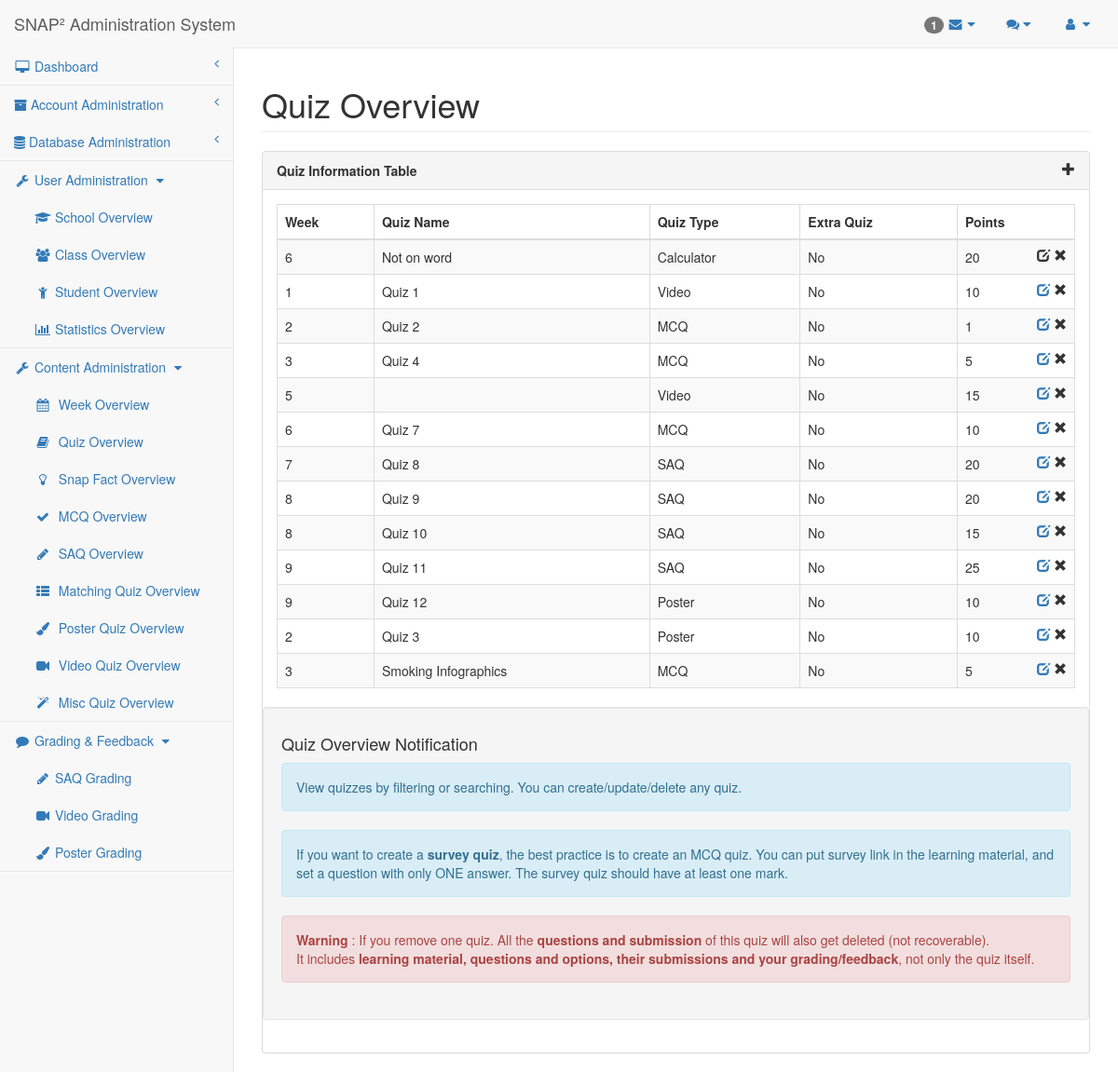
Page /researcher/quiz.php (signed in) on the committed database.
### tables this page shows
CREATE TABLE `quiz` (
  `QuizID` mediumint(9) NOT NULL AUTO_INCREMENT,
  `Week` mediumint(9) DEFAULT NULL,
  `QuizType` enum('SAQ','MCQ','Matching','Poster','Misc') DEFAULT NULL,
  `ExtraQuiz` tinyint(1) DEFAULT 0,
  `TopicID` mediumint(9) DEFAULT NULL,
  `QuizName` text DEFAULT NULL,
  PRIMARY KEY (`QuizID`),
  KEY `Quiz_TopicID_FK` (`TopicID`),
  CONSTRAINT `Quiz_TopicID_FK` FOREIGN KEY (`TopicID`) REFERENCES `topic` (`TopicID`) ON DELETE CASCADE ON UPDATE CASCADE
);

CREATE TABLE `misc_section` (
  `QuizID` mediumint(9) NOT NULL DEFAULT 0,
  `QuizSubType` text DEFAULT NULL,
  `Points` mediumint(9) DEFAULT NULL,
  PRIMARY KEY (`QuizID`),
  CONSTRAINT `Misc_Section_QuizID_FK` FOREIGN KEY (`QuizID`) REFERENCES `quiz` (`QuizID`) ON DELETE CASCADE ON UPDATE CASCADE
);

CREATE TABLE `mcq_section` (
  `QuizID` mediumint(9) NOT NULL DEFAULT 0,
  `Points` mediumint(9) DEFAULT 0,
  PRIMARY KEY (`QuizID`),
  CONSTRAINT `MCQ_Section_QuizID_FK` FOREIGN KEY (`QuizID`) REFERENCES `quiz` (`QuizID`) ON DELETE CASCADE ON UPDATE CASCADE
);

CREATE TABLE `poster_section` (
  `QuizID` mediumint(9) NOT NULL DEFAULT 0,
  `Title` text DEFAULT NULL,
  `Description` text DEFAULT NULL,
  `Points` mediumint(9) DEFAULT NULL,
  PRIMARY KEY (`QuizID`),
  CONSTRAINT `Poster_Section_QuizID_FK` FOREIGN KEY (`QuizID`) REFERENCES `quiz` (`QuizID`) ON DELETE CASCADE ON UPDATE CASCADE
);

### researcher/researcher-lib.php (called while the page is built, shortened)
<?php
require_once("../mysql-lib.php");
$editableQuizTypeArr = array('MCQ', 'SAQ', 'Matching', 'Poster', 'Video');
$miscQuizTypeArr = array('Calculator');
$pageName = basename($_SERVER['SCRIPT_FILENAME'], '.php');
$pageNameForView = getPageNameForView($pageName);
function getPageNameForView($pageName)
{
    $pageNameForView = str_replace('-', ' ', str_replace('editor', '', $pageName));
    $pageNameForView = str_replace('mcq', 'Multiple Choice Quiz', $pageNameForView);
    return ucwords($pageNameForView);
}
?>

### mysql-lib.php (called while the page is built, shortened)
<?php
function getQuizzes(PDO $conn)
{
    return getRecords($conn, "Quiz", array("Topic"));
}
function getQuizPoints(PDO $conn, $quizID)
{
    $pointsBySection = array('MCQ', 'Matching', 'Poster', 'Misc');
    $pointsByQuestion = array('SAQ', 'Video', 'Image');
    $points = 0;
    $quizTypeSql = "SELECT COUNT(*) FROM Quiz WHERE QuizID = ?";
    $quizTypeQuery = $conn->prepare($quizTypeSql);
    $quizTypeQuery->execute(array($quizID));
    if ($quizTypeQuery->fetchColumn() > 0) {
        $quizTypeSql = "SELECT QuizType FROM Quiz WHERE QuizID = ?";
        $quizTypeQuery = $conn->prepare($quizTypeSql);
        $quizTypeQuery->execute(array($quizID));
        $quizTypeResult = $quizTypeQuery->fetch(PDO::FETCH_OBJ);
        $quizType = $quizTypeResult->QuizType;
        if (in_array($quizType, $pointsBySection)) {
            $pointsSql = "SELECT Points AS SumPoints FROM Quiz NATURAL JOIN " . $quizType . "_Section WHERE QuizID = ?";
        } else if (in_array($quizType, $pointsByQuestion)) {
            $pointsSql = "SELECT SUM(Points) AS SumPoints FROM Quiz NATURAL JOIN SAQ_Section NATURAL JOIN SAQ_Question WHERE QuizID = ?";
        } else {
            throw new Exception("Unexpected Quiz Type. QuizID: " . $quizID);
        }
        $pointsQuery = $conn->prepare($pointsSql);
        $pointsQuery->execute(array($quizID));
        $pointsResult = $pointsQuery->fetch(PDO::FETCH_OBJ);
        if (strlen($pointsResult->SumPoints) > 0) {
            $points = $pointsResult->SumPoints;
        }
    }
    return $points;
}
function getRecords(PDO $conn, $tableName, array $joinTables = null)
{
    $tableSql = "SELECT * FROM " . $tableName;
    if ($joinTables != null) {
        foreach ($joinTables as $joinTable) {
            $tableSql .= " NATURAL JOIN " . $joinTable;
        }
    }
    $tableQuery = $conn->prepare($tableSql);
    $tableQuery->execute();
    $tableResult = $tableQuery->fetchAll(PDO::FETCH_OBJ);
    return $tableResult;
}

### researcher/quiz.php (the view, shortened to what this page needs)
<?php
require_once("../mysql-lib.php");
require_once("researcher-lib.php");
try {
    $conn = db_connect();
} catch (Exception $e) {
    debug_err($e);
}
try {
    if (strpos($pageName, 'quiz') !== false) {
        if (isset($_GET['week'])) {
            $quizResult = getQuizzesByWeek($conn, $_GET['week']);
        } else {
            $quizResult = getQuizzes($conn);
        }
    }
} catch (Exception $e) {
    debug_err($e);
}
?>
<!DOCTYPE html>
<html lang="en">
<?php require_once('header-lib.php'); ?>
<body>
<div id="wrapper">
    <?php require_once('navigation.php'); ?>
    <div id="page-wrapper">
        <div class="row">
            <div class="col-lg-12">
                <h1 class="page-header"><?php echo $pageNameForView; ?> Overview
                </h1>
            </div>
        </div>
        <div class="row">
            <div class="col-lg-12">
                <div class="panel panel-default">
                    <div class="panel-heading">
                        Quiz Information Table <span class="glyphicon glyphicon-plus pull-right" data-toggle="modal"
                                                     data-target="#dialog"></span>
                    </div>
                    <div class="panel-body">
                        <div class="dataTable_wrapper">
                            <table class="table table-striped table-bordered table-hover" id="datatables">
                                <?php require_once('table-head.php'); ?>
                                <tbody>
                                <?php for ($i = 0; $i < count($quizResult); $i++) {
                                    $quizID = $quizResult[$i]->QuizID;
                                    $quizType = getQuizType($conn, $quizID);
                                    $points = getQuizPoints($conn, $quizID);
                                    ?>
                                    <tr class="<?php if ($i % 2 == 0) {
                                        echo "odd";
                                    } else {
                                        echo "even";
                                    } ?>">
                                        <td><?php echo $quizResult[$i]->Week ?></td>
                                        <td><?php echo $quizResult[$i]->QuizName ?></td>
                                        <td><?php echo $quizType ?></td>
                                        <td><?php if($quizResult[$i]->ExtraQuiz==1) echo "Yes"; else echo "No"; ?></td>
                                        <td><?php echo $points ?>
                                            <span class="glyphicon glyphicon-remove pull-right"
                                                  aria-hidden="true"></span>
                                            <span class="pull-right" aria-hidden="true">&nbsp;</span>
                                            <?php if (in_array($quizType, $editableQuizTypeArr)) { ?>
                                                <a href="<?php echo strtolower($quizType); ?>-editor.php?quizID=<?php echo $quizID ?>">
                                                    <span class="glyphicon glyphicon-edit pull-right"
                                                          aria-hidden="true"></span>
                                                </a>
                                            <?php } else if (in_array($quizType, $miscQuizTypeArr)) { ?>
                                                <span class="glyphicon glyphicon-edit pull-right"
                                                      data-toggle="modal"
                                                      data-target="#dialog" aria-hidden="true"></span>
                                            <?php } ?>
                                        </td>
                                    </tr>
                                <?php } ?>
                                </tbody>
                            </table>
                        </div>
                        <?php require_once('quiz-overview-notification.php'); ?>
                    </div>
                </div>
            </div>
        </div>
    </div>
</div>
<?php require_once('sb-admin-lib.php'); ?>
</body>
</html>

### sb-admin/css/sb-admin-2.css (style rules this page uses)
body { background-color: #f8f8f8; }
#wrapper { width: 100%; }
#page-wrapper { padding: 0 15px; min-height: 568px; background-color: #fff; }
@media (min-width:768px) { #page-wrapper { position: inherit; margin: 0 0 0 250px; padding: 0 30px; border-left: 1px solid #e7e7e7; } }

### researcher/header-lib.php (style rules this page uses)
.panel-heading { font-weight: bold; }

### rows in the picture
quiz: Week "6", QuizName "Not on word", quizType "Calculator", ExtraQuiz "No", QuizID.Points "20"
quiz: Week "1", QuizName "Quiz 1", quizType "Video", ExtraQuiz "No", points "10"
quiz: Week "2", QuizName "Quiz 2", QuizType "MCQ", ExtraQuiz "No", QuizID.Points "1"
quiz: Week "3", QuizName "Quiz 4", QuizType "MCQ", ExtraQuiz "No", QuizID.Points "5"
quiz: Week "5", quizType "Video", ExtraQuiz "No", points "15"
quiz: Week "6", QuizName "Quiz 7", QuizType "MCQ", ExtraQuiz "No", QuizID.Points "10"
quiz: Week "7", QuizName "Quiz 8", QuizType "SAQ", ExtraQuiz "No", points "20"
quiz: Week "8", QuizName "Quiz 9", QuizType "SAQ", ExtraQuiz "No", points "20"
quiz: Week "8", QuizName "Quiz 10", QuizType "SAQ", ExtraQuiz "No", points "15"
quiz: Week "9", QuizName "Quiz 11", QuizType "SAQ", ExtraQuiz "No", points "25"
quiz: Week "9", QuizName "Quiz 12", QuizType "Poster", ExtraQuiz "No", QuizID.Points "10"
quiz: Week "2", QuizName "Quiz 3", QuizType "Poster", ExtraQuiz "No", QuizID.Points "10"
quiz: Week "3", QuizName "Smoking Infographics", QuizType "MCQ", ExtraQuiz "No", QuizID.Points "5"

### other values in the picture
count($unreadComments) "1"
$userAdminPageArr[$i] "School"
$userAdminPageArr[$i] "Class"
$userAdminPageArr[$i] "Student"
$userAdminPageArr[$i] "Statistics"
$contentAdminPageArr[$i] "Week"
$contentAdminPageArr[$i] "Quiz"
$contentAdminPageArr[$i] "Snap Fact"
$contentAdminPageArr[$i] "MCQ"
$contentAdminPageArr[$i] "SAQ"
$contentAdminPageArr[$i] "Matching"
$contentAdminPageArr[$i] "Poster"
$contentAdminPageArr[$i] "Video"
$contentAdminPageArr[$i] "Misc"
$gradingPageArr[$i] "SAQ Grading"
